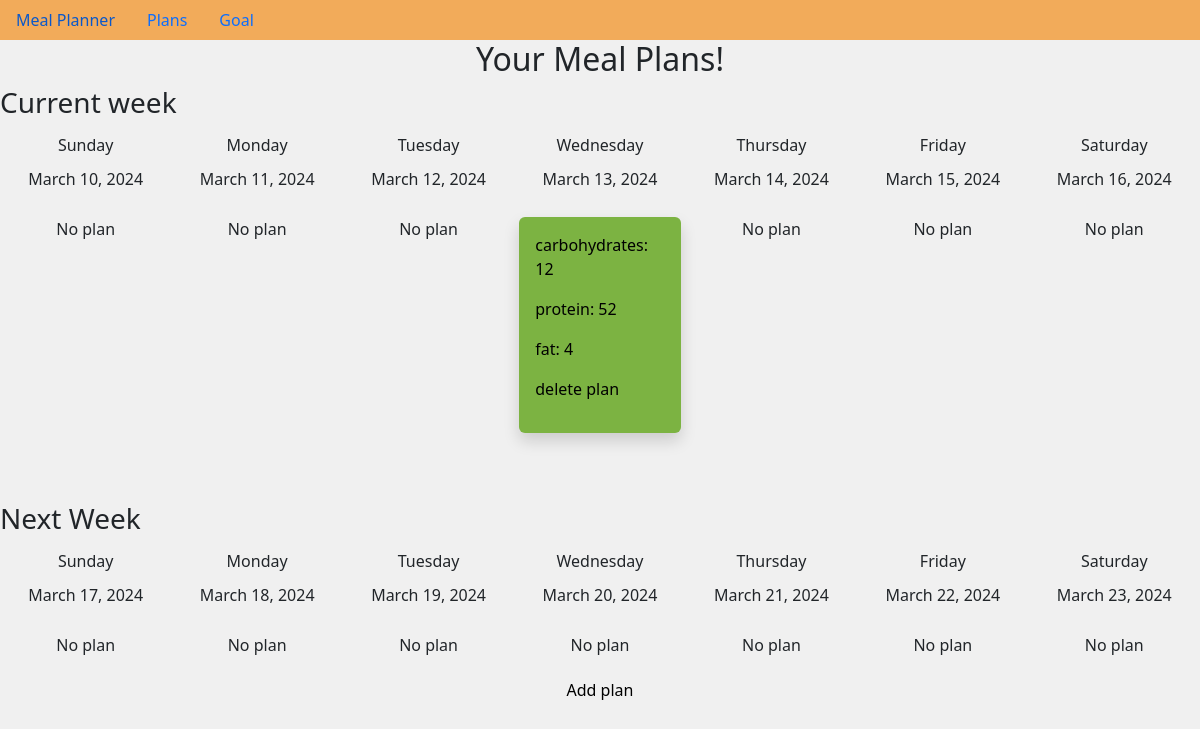
The app's page /plans/ with its own data.
### meal_plans/models.py (models this page shows, shortened)
class Plan(models.Model):
    date = models.DateField()
    @property
    def day_of_week(self):
        return self.date.strftime('%A')
    def return_fat(self):
        fat = 0
        for item in self.fooditem_set.all():
            if item.fat != None:
                fat += item.fat
        return fat
    def return_protein(self):
        protein = 0
        for item in self.fooditem_set.all():
            if item.protein != None:
                protein+= item.protein
        return protein
    def return_carbs(self):
        carbs = 0
        for item in self.fooditem_set.all():
            if item.carbohydrates != None:
                carbs += item.carbohydrates
        return carbs

class FoodItem(models.Model):
    item = models.TextField(blank=True)
    calories = models.PositiveIntegerField(null=True, blank=True)
    fat = models.PositiveIntegerField(null=True, blank=True)
    protein = models.PositiveIntegerField(null=True, blank=True)
    carbohydrates = models.PositiveIntegerField(null=True, blank=True)
    plan = models.ManyToManyField(Plan)

### meal_plans/views.py (the view)
# urls.py: path('plans/', views.plans, name='plans'),
def plans(request):
    plans = Plan.objects.order_by('date')
    today = date.today()
    todaysDate = datetime.now().date()
    week1Start = todaysDate - timedelta(days=todaysDate.weekday() + 1)
    week1End = week1Start + timedelta(days=6)
    week2Start = week1End + timedelta(days=1)
    week2End = week2Start + timedelta(days=6)
    week1Dates = []
    week2Dates = []
    for i in range(7):
        week1Dates.append(week1Start + timedelta(days=i))
        week2Dates.append(week2Start + timedelta(days=i))
    weekOne = Plan.objects.filter(date__range = [week1Start, week1End])
    weekTwo = Plan.objects.filter(date__range = [week2Start, week2End])
    weekDays = ['Sunday', 'Monday', 'Tuesday', 'Wednesday', 'Thursday', 'Friday', 'Saturday']
    planExists1 = [None] * 7
    for i in range(len(weekDays)):
        for plan in weekOne:
            if weekDays[i] == plan.day_of_week:
                planExists1[i] = plan
    planExists2 = [None] * 7
    for i in range(len(weekDays)):
        for plan in weekTwo:
            if weekDays[i] == plan.day_of_week:
                planExists2[i] = plan
    context = {'plans': plans, 'today':today, 'weekOne':weekOne, 'weekTwo': weekTwo, 'weekDays': weekDays,'planExists1': planExists1, 'planExists2':  planExists2, 'week1Dates':week1Dates, 'week2Dates':week2Dates}
    return render(request, 'meal_plans/plans.html', context)

### meal_plans/templates/meal_plans/plans.html (shortened to what this page needs)
{% extends "meal_plans/base.html" %}
{% load static %}
{% block content %}
<section id="plansSection">
    <h2>Your Meal Plans!</h2>
    <h3 class="h3Plans">Current week</h3>
    <ul class="weekPlans">
        <li>Sunday</li>
        <li>Monday</li>
        <li>Tuesday</li>
        <li>Wednesday</li>
        <li>Thursday</li>
        <li>Friday</li>
        <li>Saturday</li>
        {% for date in week1Dates%}
        <li>{{ date }}</li>
        {% endfor %}
    </ul>
    <ul id="weekOnePlans" class="weekPlans">
        {% for plan in planExists1 %}
            {% if plan == None %}
            <li class= "noPlan">
                No plan
            </li>
            {% elif today == plan.date %}
                <li class= "plan{{ plan.day_of_week }}" id = "todayLi">
                    <div class="planLi shadow p-3 mb-5 rounded" id="todayPlan">
                        <a href="{% url 'meal_plans:plan' plan.id %}">
                            <p>carbohydrates: {{ plan.return_carbs }}</p>
                            <p>protein: {{ plan.return_protein }}</p>
                            <p>fat: {{ plan.return_fat }}</p>
                        <p><a href="{% url 'meal_plans:delete_plan' plan.id %}">delete plan</a></p>
                    </div>
                </li>
            {% endif %}
        {% endfor %}
    </ul>
    <h3 class="h3Plans">Next Week</h3>
    <ul class="weekPlans">
        <li>Sunday</li>
        <li>Monday</li>
        <li>Tuesday</li>
        <li>Wednesday</li>
        <li>Thursday</li>
        <li>Friday</li>
        <li>Saturday</li>
        {% for date in week2Dates%}
        <li>{{ date }}</li>
        {% endfor %}
    </ul>
    <ul id="weekTwoPlans" class="weekPlans">
        {% for plan in planExists2 %}
        {% if plan == None %}
        <li class= "noPlan">
            No plan
        </li>
        {% endif %}
    {% endfor %}
    </ul>
    <a href="{% url 'meal_plans:new_plan' %}">Add plan</a>
</section>
{% endblock content %}

### meal_plans/static/styles.css (style rules this page uses)
html { background-color: #F0F0F0; }
#body { background-color: #F0F0F0; margin: 0 auto; text-align: center; justify-content: center; }
h4 a, p a, div a { color: black; text-decoration: none; }
li { list-style-type: none; }
.h3Plans { text-align: left; }
#weekOnePlans { list-style: none; }
#plansSection { margin: 0 auto; text-align: center; justify-content: center; background-color: #F0F0F0; max-width: 1300px; }
#todayPlan { background-color: #7CB342; }
.weekPlans, .daysOfTheWeek { display: grid; grid-template-columns: 1fr 1fr 1fr 1fr 1fr 1fr 1fr; grid-template-rows: 1fr; padding-left: 0; }
.weekPlans li { margin: 5px; }
.planWednesday { grid-column: 4/5; grid-row: 1/2; }
.planLi { background-color: #bebebe; text-align: left; }

### records on screen
Plan: return_carbs "12", return_protein "52", return_fat "4"

### other values on screen
{{ date }} "March 10, 2024" "March 11, 2024" "March 12, 2024" "March 13, 2024" "March 14, 2024" "March 15, 2024" "March 16, 2024"
{{ date }} "March 17, 2024" "March 18, 2024" "March 19, 2024" "March 20, 2024" "March 21, 2024" "March 22, 2024" "March 23, 2024"
